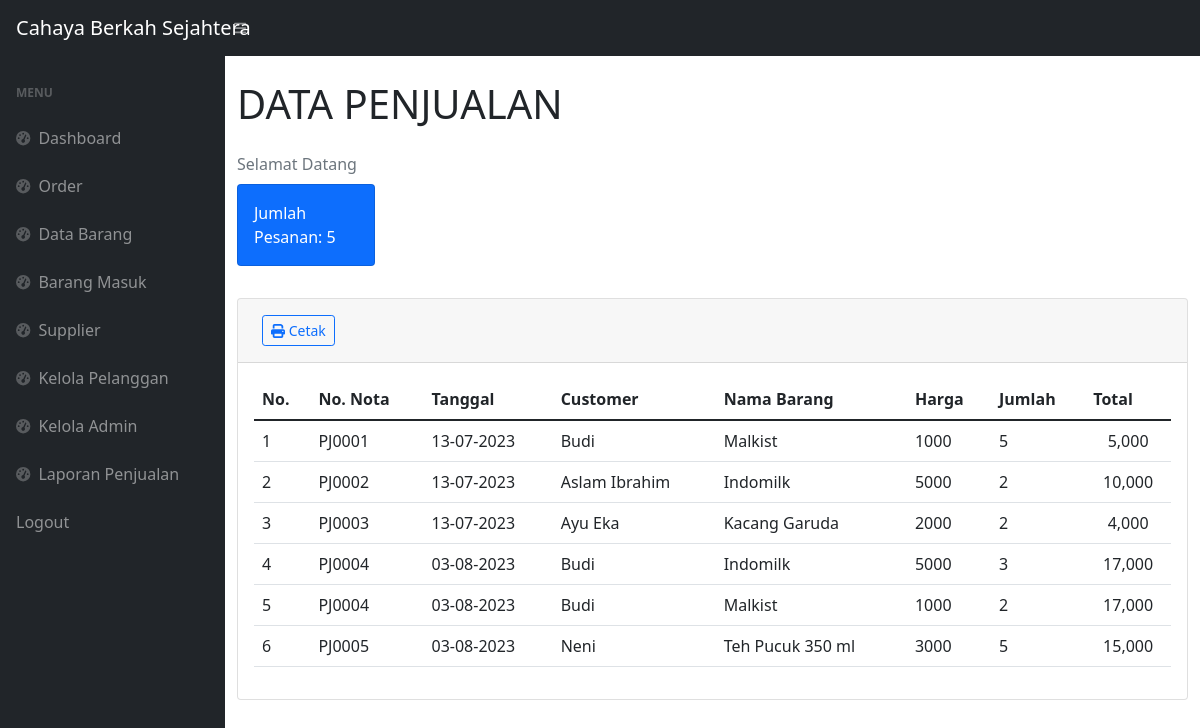
Screenshot of /laporan02.php with the database file from the repository.
### tables this page shows
CREATE TABLE `penjualan_detail` (
  `id` int(11) NOT NULL,
  `no_jual` varchar(20) NOT NULL,
  `tgl_jual` date NOT NULL,
  `namaproduk` varchar(255) NOT NULL,
  `barcode` varchar(25) NOT NULL,
  `kode_barang` varchar(25) NOT NULL,
  `qty` int(11) NOT NULL,
  `hargajual` int(11) NOT NULL,
  `jml_hrg` int(11) NOT NULL
);

CREATE TABLE `penjualan` (
  `no_jual` varchar(20) NOT NULL,
  `tgl_jual` date NOT NULL,
  `idpelanggan` int(11) NOT NULL,
  `total` int(11) NOT NULL,
  `keterangan` varchar(255) NOT NULL,
  `jml_bayar` int(11) NOT NULL,
  `kembalian` int(11) NOT NULL
);

CREATE TABLE `pelanggan` (
  `idpelanggan` int(11) NOT NULL,
  `namapelanggan` varchar(30) NOT NULL,
  `notelp` varchar(15) NOT NULL,
  `alamat` text NOT NULL
);

CREATE TABLE `barang` (
  `kode_barang` varchar(12) NOT NULL,
  `barcode` varchar(25) NOT NULL,
  `namaproduk` varchar(50) NOT NULL,
  `id_suplier` int(11) NOT NULL,
  `hargaawal` int(11) NOT NULL,
  `hargajual` int(11) NOT NULL,
  `stok` int(11) NOT NULL
);

### laporan02.php (the view, shortened to what this page needs)
<?php
require 'function02.php';
$h1 = mysqli_query($conn, "select * from penjualan");
$h2 = mysqli_num_rows($h1);
$penjualan = mysqli_query($conn, "SELECT penjualan.no_jual,
penjualan.tgl_jual,
pelanggan.namapelanggan,
penjualan_detail.kode_barang,
barang.namaproduk,
penjualan_detail.hargajual,
penjualan_detail.qty,
penjualan.total
FROM penjualan_detail
INNER JOIN penjualan ON penjualan_detail.no_jual=penjualan.no_jual
INNER JOIN pelanggan ON penjualan.idpelanggan=pelanggan.idpelanggan
INNER JOIN barang ON penjualan_detail.kode_barang=barang.kode_barang");
function in_date($tgl)
{
    $tg    = substr($tgl, 8, 2);
    $bln    = substr($tgl, 5, 2);
    $thn    = substr($tgl, 0, 4);
    return $tg . "-" . $bln . "-" . $thn;
};
?>
<!DOCTYPE html>
<html lang="en">
<head>
    <link rel="stylesheet" type="text/css" href="https://cdn.datatables.net/1.10.19/css/jquery.dataTables.css">
    <link rel="stylesheet" type="text/css" href="https://cdn.datatables.net/buttons/1.6.5/css/buttons.dataTables.min.css">
    <link rel="stylesheet" type="text/css" href="https://cdn.datatables.net/1.10.19/css/jquery.dataTables.min.css">
    <link href="css/styles.css" rel="stylesheet" />
</head>
<body class="sb-nav-fixed">
    <nav class="sb-topnav navbar navbar-expand navbar-dark bg-dark">
        <a class="navbar-brand ps-3" href="laporan01.php">Cahaya Berkah Sejahtera</a>
        <button class="btn btn-link btn-sm order-1 order-lg-0 me-4 me-lg-0" id="sidebarToggle" href="#!"><i class="fas fa-bars"></i></button>
    </nav>
    <div id="layoutSidenav">
        <div id="layoutSidenav_nav">
            <nav class="sb-sidenav accordion sb-sidenav-dark" id="sidenavAccordion">
                <div class="sb-sidenav-menu">
                    <div class="nav">
                        <div class="sb-sidenav-menu-heading">Menu</div>
                        <a class="nav-link" href="laporan02.php.php">
                            <div class="sb-nav-link-icon"><i class="fas fa-tachometer-alt"></i></div>
                            Dashboard
                        </a>
                        <a class="nav-link" href="transaksi.php">
                            <div class="sb-nav-link-icon"><i class="fas fa-tachometer-alt"></i></div>
                            Order
                        </a>
                        <a class="nav-link" href="stock02.php">
                            <div class="sb-nav-link-icon"><i class="fas fa-tachometer-alt"></i></div>
                            Data Barang
                        </a>
                        <a class="nav-link" href="masuk02.php">
                            <div class="sb-nav-link-icon"><i class="fas fa-tachometer-alt"></i></div>
                            Barang Masuk
                        </a>
                        <a class="nav-link" href="">
                            <div class="sb-nav-link-icon"><i class="fas fa-tachometer-alt"></i></div>
                            Supplier
                        </a>
                        <a class="nav-link" href="pelanggan.php">
                            <div class="sb-nav-link-icon"><i class="fas fa-tachometer-alt"></i></div>
                            Kelola Pelanggan
                        </a>
                        <a class="nav-link" href="">
                            <div class="sb-nav-link-icon"><i class="fas fa-tachometer-alt"></i></div>
                            Kelola Admin
                        </a>
                        <a class="nav-link" href="laporan02.php">
                            <div class="sb-nav-link-icon"><i class="fas fa-tachometer-alt"></i></div>
                            Laporan Penjualan
                        </a>
                        <a class="nav-link" href="logout.php">
                            Logout
                        </a>
                    </div>
                </div>
            </nav>
        </div>
        <div id="layoutSidenav_content">
            <div class="content-wrapper">
                <main>
                    <div class="content-header">
                        <div class="container-fluid">
                            <div class="row mb-2">
                                <div class="col-sm-6">
                                    <br>
                                    <h1 class="m-0">DATA PENJUALAN</h1><br>
                                    <ol class="breadcrumb mb-2">
                                        <li class="breadcrumb-item active"> Selamat Datang</li>
                                    </ol>
                                    <div class="row">
                                        <div class="col-xl-4 col-md-6">
                                            <div class="card bg-primary text-white mb-4">
                                                <div class="card-body">Jumlah Pesanan: <?= $h2; ?></div>
                                            </div>
                                        </div>
                                    </div>
                                </div>
                            </div>
                        </div>
                    </div>
                    <section class="content">
                        <div class="container-fluid">
                            <div class="card">
                                <div class="card-header">
                                    <div class="col-lg-4 py-2 px-2">
                                        <button type="button" class="btn btn-sm btn-outline-primary float-right" data-bs-toggle="modal" data-bs-target="#mdlJual">
                                            <i class="fas fa-print"></i> Cetak </button>
                                    </div>
                                </div>
                                <div class="card-body table-responsive p-3">
                                    <table class="table table-hover text-nowrap" id="dataTable">
                                        <thead>
                                            <tr>
                                                <th>No.</th>
                                                <th>No. Nota</th>
                                                <th>Tanggal</th>
                                                <th>Customer</th>
                                                <th>Nama Barang</th>
                                                <th>Harga</th>
                                                <th>Jumlah</th>
                                                <th>Total</th>
                                            </tr>
                                        </thead>
                                        <tbody>
                                            <?php
                                            $no = 1;
                                            while ($jual = mysqli_fetch_array($penjualan)) { ?>
                                                <tr>
                                                    <td><?= $no++; ?></td>
                                                    <td><?= $jual['no_jual'] ?></td>
                                                    <td><?= in_date($jual['tgl_jual']) ?></td>
                                                    <td><?= $jual['namapelanggan'] ?></td>
                                                    <td><?= $jual['namaproduk'] ?></td>
                                                    <td><?= $jual['hargajual'] ?></td>
                                                    <td><?= $jual['qty'] ?></td>
                                                    <td class="text-center"><?= number_format($jual['total']) ?></td>
                                                </tr>
                                            <?php
                                            }
                                            ?>
                                        </tbody>
                                    </table>
                                </div>
                            </div>
                        </div>
                    </section>
                </main>
            </div>
        </div>
    </div>
</body>
</html>

### rows the page displays
penjualan_detail: penjualan.no_jual "PJ0001", penjualan.tgl_jual "13-07-2023", pelanggan.namapelanggan "Budi", kode_barang.namaproduk "Malkist", hargajual "1000", qty "5", penjualan.total "5,000"
penjualan_detail: penjualan.no_jual "PJ0002", penjualan.tgl_jual "13-07-2023", pelanggan.namapelanggan "Aslam Ibrahim", kode_barang.namaproduk "Indomilk", hargajual "5000", qty "2", penjualan.total "10,000"
penjualan_detail: penjualan.no_jual "PJ0003", penjualan.tgl_jual "13-07-2023", pelanggan.namapelanggan "Ayu Eka", kode_barang.namaproduk "Kacang Garuda", hargajual "2000", qty "2", penjualan.total "4,000"
penjualan_detail: penjualan.no_jual "PJ0004", penjualan.tgl_jual "03-08-2023", pelanggan.namapelanggan "Budi", kode_barang.namaproduk "Indomilk", hargajual "5000", qty "3", penjualan.total "17,000"
penjualan_detail: penjualan.no_jual "PJ0004", penjualan.tgl_jual "03-08-2023", pelanggan.namapelanggan "Budi", kode_barang.namaproduk "Malkist", hargajual "1000", qty "2", penjualan.total "17,000"
penjualan_detail: penjualan.no_jual "PJ0005", penjualan.tgl_jual "03-08-2023", pelanggan.namapelanggan "Neni", kode_barang.namaproduk "Teh Pucuk 350 ml", hargajual "3000", qty "5", penjualan.total "15,000"

### other values shown
$h2 "5"
